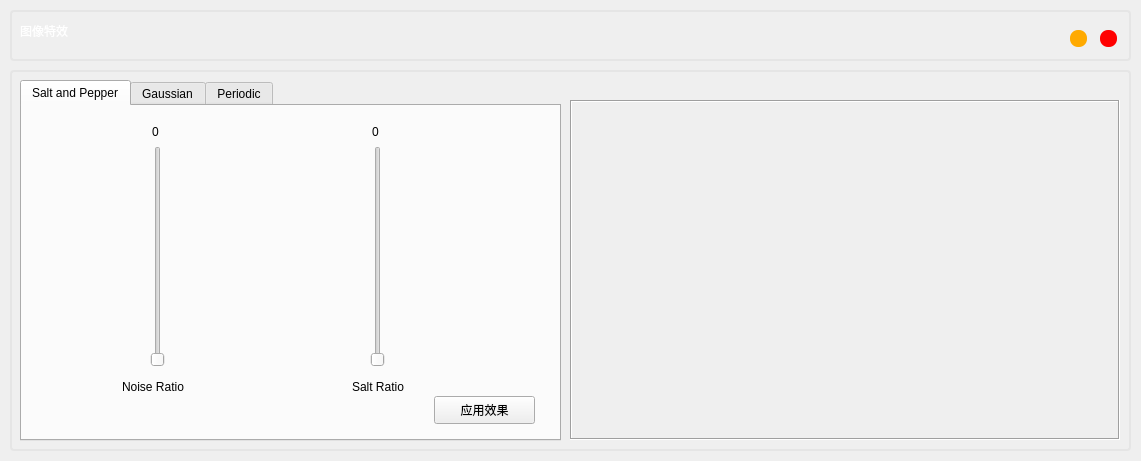
<?xml version="1.0" encoding="UTF-8"?>
<ui version="4.0">
 <class>noiseAddDialog</class>
 <widget class="QDialog" name="noiseAddDialog">
  <property name="geometry">
   <rect>
    <x>0</x>
    <y>0</y>
    <width>1141</width>
    <height>461</height>
   </rect>
  </property>
  <property name="sizePolicy">
   <sizepolicy hsizetype="Fixed" vsizetype="Fixed">
    <horstretch>0</horstretch>
    <verstretch>0</verstretch>
   </sizepolicy>
  </property>
  <property name="minimumSize">
   <size>
    <width>1141</width>
    <height>461</height>
   </size>
  </property>
  <property name="maximumSize">
   <size>
    <width>1141</width>
    <height>461</height>
   </size>
  </property>
  <property name="windowTitle">
   <string>Add Noise</string>
  </property>
  <widget class="QFrame" name="frame">
   <property name="geometry">
    <rect>
     <x>10</x>
     <y>10</y>
     <width>1121</width>
     <height>51</height>
    </rect>
   </property>
   <property name="styleSheet">
    <string notr="true">QFrame#frame{
border-radius: 4px;
border: 2px solid rgb(229, 229, 229);
}</string>
   </property>
   <property name="frameShape">
    <enum>QFrame::StyledPanel</enum>
   </property>
   <property name="frameShadow">
    <enum>QFrame::Raised</enum>
   </property>
   <widget class="QLabel" name="label_15">
    <property name="geometry">
     <rect>
      <x>10</x>
      <y>0</y>
      <width>401</width>
      <height>41</height>
     </rect>
    </property>
    <property name="styleSheet">
     <string notr="true">color: #FFF;
font: 75 20pt &quot;Berlin Sans FB Demi&quot;;</string>
    </property>
    <property name="text">
     <string>图像特效</string>
    </property>
    <property name="textFormat">
     <enum>Qt::PlainText</enum>
    </property>
   </widget>
   <widget class="QPushButton" name="close_button">
    <property name="geometry">
     <rect>
      <x>1090</x>
      <y>20</y>
      <width>17</width>
      <height>17</height>
     </rect>
    </property>
    <property name="minimumSize">
     <size>
      <width>16</width>
      <height>16</height>
     </size>
    </property>
    <property name="maximumSize">
     <size>
      <width>17</width>
      <height>17</height>
     </size>
    </property>
    <property name="styleSheet">
     <string notr="true">QPushButton {
	border: none;
	border-radius: 8px;
	background-color: rgb(255, 0, 0);
}

QPushButton:hover {
	background-color: rgba(255, 0, 0, 150);
}</string>
    </property>
    <property name="text">
     <string/>
    </property>
   </widget>
   <widget class="QPushButton" name="minimize_button">
    <property name="geometry">
     <rect>
      <x>1060</x>
      <y>20</y>
      <width>17</width>
      <height>17</height>
     </rect>
    </property>
    <property name="minimumSize">
     <size>
      <width>16</width>
      <height>16</height>
     </size>
    </property>
    <property name="maximumSize">
     <size>
      <width>17</width>
      <height>17</height>
     </size>
    </property>
    <property name="styleSheet">
     <string notr="true">QPushButton {
	border: none;
	border-radius: 8px;
	background-color: rgb(255, 170, 0);
}
QPushButton:hover {
background-color: rgba(255, 170, 0, 150);
}</string>
    </property>
    <property name="text">
     <string/>
    </property>
   </widget>
  </widget>
  <widget class="QFrame" name="frame_2">
   <property name="geometry">
    <rect>
     <x>10</x>
     <y>70</y>
     <width>1121</width>
     <height>381</height>
    </rect>
   </property>
   <property name="styleSheet">
    <string notr="true">QFrame#frame_2{
border-radius: 4px;
border: 2px solid rgb(229, 229, 229);
}</string>
   </property>
   <property name="frameShape">
    <enum>QFrame::StyledPanel</enum>
   </property>
   <property name="frameShadow">
    <enum>QFrame::Raised</enum>
   </property>
   <widget class="QLabel" name="image_label">
    <property name="geometry">
     <rect>
      <x>560</x>
      <y>30</y>
      <width>550</width>
      <height>340</height>
     </rect>
    </property>
    <property name="frameShape">
     <enum>QFrame::Box</enum>
    </property>
    <property name="frameShadow">
     <enum>QFrame::Sunken</enum>
    </property>
    <property name="text">
     <string/>
    </property>
    <property name="alignment">
     <set>Qt::AlignCenter</set>
    </property>
   </widget>
   <widget class="QTabWidget" name="tabs">
    <property name="geometry">
     <rect>
      <x>10</x>
      <y>10</y>
      <width>541</width>
      <height>361</height>
     </rect>
    </property>
    <property name="whatsThis">
     <string/>
    </property>
    <property name="currentIndex">
     <number>0</number>
    </property>
    <widget class="QWidget" name="tab">
     <attribute name="title">
      <string>Salt and Pepper</string>
     </attribute>
     <widget class="QSlider" name="slider2">
      <property name="geometry">
       <rect>
        <x>340</x>
        <y>40</y>
        <width>31</width>
        <height>221</height>
       </rect>
      </property>
      <property name="minimum">
       <number>0</number>
      </property>
      <property name="maximum">
       <number>100</number>
      </property>
      <property name="singleStep">
       <number>1</number>
      </property>
      <property name="value">
       <number>0</number>
      </property>
      <property name="tracking">
       <bool>true</bool>
      </property>
      <property name="orientation">
       <enum>Qt::Vertical</enum>
      </property>
     </widget>
     <widget class="QLabel" name="slider2_counter">
      <property name="geometry">
       <rect>
        <x>350</x>
        <y>10</y>
        <width>31</width>
        <height>31</height>
       </rect>
      </property>
      <property name="text">
       <string>0</string>
      </property>
      <property name="textFormat">
       <enum>Qt::AutoText</enum>
      </property>
     </widget>
     <widget class="QPushButton" name="apply_button">
      <property name="enabled">
       <bool>true</bool>
      </property>
      <property name="geometry">
       <rect>
        <x>412</x>
        <y>290</y>
        <width>101</width>
        <height>28</height>
       </rect>
      </property>
      <property name="text">
       <string>应用效果</string>
      </property>
     </widget>
     <widget class="QLabel" name="label_3">
      <property name="geometry">
       <rect>
        <x>330</x>
        <y>270</y>
        <width>71</width>
        <height>21</height>
       </rect>
      </property>
      <property name="text">
       <string>Salt Ratio</string>
      </property>
      <property name="textFormat">
       <enum>Qt::AutoText</enum>
      </property>
     </widget>
     <widget class="QLabel" name="slider1_counter">
      <property name="geometry">
       <rect>
        <x>130</x>
        <y>10</y>
        <width>31</width>
        <height>31</height>
       </rect>
      </property>
      <property name="text">
       <string>0</string>
      </property>
      <property name="textFormat">
       <enum>Qt::AutoText</enum>
      </property>
     </widget>
     <widget class="QSlider" name="slider1">
      <property name="geometry">
       <rect>
        <x>120</x>
        <y>40</y>
        <width>31</width>
        <height>221</height>
       </rect>
      </property>
      <property name="minimum">
       <number>0</number>
      </property>
      <property name="maximum">
       <number>100</number>
      </property>
      <property name="singleStep">
       <number>1</number>
      </property>
      <property name="value">
       <number>0</number>
      </property>
      <property name="tracking">
       <bool>true</bool>
      </property>
      <property name="orientation">
       <enum>Qt::Vertical</enum>
      </property>
     </widget>
     <widget class="QLabel" name="label_4">
      <property name="geometry">
       <rect>
        <x>100</x>
        <y>270</y>
        <width>71</width>
        <height>21</height>
       </rect>
      </property>
      <property name="text">
       <string>Noise Ratio</string>
      </property>
      <property name="textFormat">
       <enum>Qt::AutoText</enum>
      </property>
     </widget>
    </widget>
    <widget class="QWidget" name="tab_2">
     <attribute name="title">
      <string>Gaussian</string>
     </attribute>
     <widget class="QLabel" name="slider3_counter">
      <property name="geometry">
       <rect>
        <x>130</x>
        <y>10</y>
        <width>31</width>
        <height>31</height>
       </rect>
      </property>
      <property name="text">
       <string>0</string>
      </property>
      <property name="textFormat">
       <enum>Qt::AutoText</enum>
      </property>
     </widget>
     <widget class="QPushButton" name="apply_button_1">
      <property name="enabled">
       <bool>true</bool>
      </property>
      <property name="geometry">
       <rect>
        <x>412</x>
        <y>290</y>
        <width>101</width>
        <height>28</height>
       </rect>
      </property>
      <property name="text">
       <string>应用效果</string>
      </property>
     </widget>
     <widget class="QSlider" name="slider3">
      <property name="geometry">
       <rect>
        <x>120</x>
        <y>40</y>
        <width>31</width>
        <height>221</height>
       </rect>
      </property>
      <property name="minimum">
       <number>0</number>
      </property>
      <property name="maximum">
       <number>100</number>
      </property>
      <property name="singleStep">
       <number>1</number>
      </property>
      <property name="tracking">
       <bool>true</bool>
      </property>
      <property name="orientation">
       <enum>Qt::Vertical</enum>
      </property>
     </widget>
     <widget class="QLabel" name="label_9">
      <property name="geometry">
       <rect>
        <x>120</x>
        <y>270</y>
        <width>71</width>
        <height>21</height>
       </rect>
      </property>
      <property name="text">
       <string>Mean</string>
      </property>
      <property name="textFormat">
       <enum>Qt::AutoText</enum>
      </property>
     </widget>
     <widget class="QSlider" name="slider4">
      <property name="geometry">
       <rect>
        <x>340</x>
        <y>40</y>
        <width>31</width>
        <height>221</height>
       </rect>
      </property>
      <property name="minimum">
       <number>0</number>
      </property>
      <property name="maximum">
       <number>1000</number>
      </property>
      <property name="singleStep">
       <number>1</number>
      </property>
      <property name="tracking">
       <bool>true</bool>
      </property>
      <property name="orientation">
       <enum>Qt::Vertical</enum>
      </property>
     </widget>
     <widget class="QLabel" name="label_10">
      <property name="geometry">
       <rect>
        <x>330</x>
        <y>270</y>
        <width>71</width>
        <height>21</height>
       </rect>
      </property>
      <property name="text">
       <string>Variance</string>
      </property>
      <property name="textFormat">
       <enum>Qt::AutoText</enum>
      </property>
     </widget>
     <widget class="QLabel" name="slider4_counter">
      <property name="geometry">
       <rect>
        <x>350</x>
        <y>10</y>
        <width>31</width>
        <height>31</height>
       </rect>
      </property>
      <property name="text">
       <string>0</string>
      </property>
      <property name="textFormat">
       <enum>Qt::AutoText</enum>
      </property>
     </widget>
    </widget>
    <widget class="QWidget" name="tab_3">
     <attribute name="title">
      <string>Periodic</string>
     </attribute>
     <widget class="QLabel" name="slider5_counter">
      <property name="geometry">
       <rect>
        <x>90</x>
        <y>30</y>
        <width>31</width>
        <height>31</height>
       </rect>
      </property>
      <property name="text">
       <string>0</string>
      </property>
      <property name="textFormat">
       <enum>Qt::AutoText</enum>
      </property>
     </widget>
     <widget class="QLabel" name="label_11">
      <property name="geometry">
       <rect>
        <x>90</x>
        <y>290</y>
        <width>21</width>
        <height>21</height>
       </rect>
      </property>
      <property name="text">
       <string>A</string>
      </property>
      <property name="textFormat">
       <enum>Qt::AutoText</enum>
      </property>
     </widget>
     <widget class="QPushButton" name="apply_button_2">
      <property name="enabled">
       <bool>true</bool>
      </property>
      <property name="geometry">
       <rect>
        <x>412</x>
        <y>290</y>
        <width>101</width>
        <height>28</height>
       </rect>
      </property>
      <property name="text">
       <string>应用效果</string>
      </property>
     </widget>
     <widget class="QSlider" name="slider5">
      <property name="geometry">
       <rect>
        <x>80</x>
        <y>60</y>
        <width>31</width>
        <height>221</height>
       </rect>
      </property>
      <property name="minimum">
       <number>0</number>
      </property>
      <property name="maximum">
       <number>300</number>
      </property>
      <property name="singleStep">
       <number>1</number>
      </property>
      <property name="tracking">
       <bool>true</bool>
      </property>
      <property name="orientation">
       <enum>Qt::Vertical</enum>
      </property>
     </widget>
     <widget class="QLabel" name="slider6_counter">
      <property name="geometry">
       <rect>
        <x>150</x>
        <y>30</y>
        <width>31</width>
        <height>31</height>
       </rect>
      </property>
      <property name="text">
       <string>0</string>
      </property>
      <property name="textFormat">
       <enum>Qt::AutoText</enum>
      </property>
     </widget>
     <widget class="QLabel" name="label_12">
      <property name="geometry">
       <rect>
        <x>150</x>
        <y>290</y>
        <width>21</width>
        <height>21</height>
       </rect>
      </property>
      <property name="text">
       <string>U</string>
      </property>
      <property name="textFormat">
       <enum>Qt::AutoText</enum>
      </property>
     </widget>
     <widget class="QSlider" name="slider6">
      <property name="geometry">
       <rect>
        <x>140</x>
        <y>60</y>
        <width>31</width>
        <height>221</height>
       </rect>
      </property>
      <property name="minimum">
       <number>0</number>
      </property>
      <property name="maximum">
       <number>100</number>
      </property>
      <property name="singleStep">
       <number>1</number>
      </property>
      <property name="tracking">
       <bool>true</bool>
      </property>
      <property name="orientation">
       <enum>Qt::Vertical</enum>
      </property>
     </widget>
     <widget class="QLabel" name="label_13">
      <property name="geometry">
       <rect>
        <x>210</x>
        <y>290</y>
        <width>16</width>
        <height>21</height>
       </rect>
      </property>
      <property name="text">
       <string>V</string>
      </property>
      <property name="textFormat">
       <enum>Qt::AutoText</enum>
      </property>
     </widget>
     <widget class="QSlider" name="slider7">
      <property name="geometry">
       <rect>
        <x>200</x>
        <y>60</y>
        <width>31</width>
        <height>221</height>
       </rect>
      </property>
      <property name="minimum">
       <number>0</number>
      </property>
      <property name="maximum">
       <number>100</number>
      </property>
      <property name="singleStep">
       <number>1</number>
      </property>
      <property name="tracking">
       <bool>true</bool>
      </property>
      <property name="orientation">
       <enum>Qt::Vertical</enum>
      </property>
     </widget>
     <widget class="QLabel" name="slider7_counter">
      <property name="geometry">
       <rect>
        <x>210</x>
        <y>30</y>
        <width>31</width>
        <height>31</height>
       </rect>
      </property>
      <property name="text">
       <string>0</string>
      </property>
      <property name="textFormat">
       <enum>Qt::AutoText</enum>
      </property>
     </widget>
     <widget class="QLabel" name="label_14">
      <property name="geometry">
       <rect>
        <x>270</x>
        <y>290</y>
        <width>16</width>
        <height>21</height>
       </rect>
      </property>
      <property name="text">
       <string>T</string>
      </property>
      <property name="textFormat">
       <enum>Qt::AutoText</enum>
      </property>
     </widget>
     <widget class="QLabel" name="slider8_counter">
      <property name="geometry">
       <rect>
        <x>270</x>
        <y>30</y>
        <width>31</width>
        <height>31</height>
       </rect>
      </property>
      <property name="text">
       <string>1</string>
      </property>
      <property name="textFormat">
       <enum>Qt::AutoText</enum>
      </property>
     </widget>
     <widget class="QSlider" name="slider8">
      <property name="geometry">
       <rect>
        <x>260</x>
        <y>60</y>
        <width>31</width>
        <height>221</height>
       </rect>
      </property>
      <property name="minimum">
       <number>1</number>
      </property>
      <property name="maximum">
       <number>200</number>
      </property>
      <property name="singleStep">
       <number>1</number>
      </property>
      <property name="tracking">
       <bool>true</bool>
      </property>
      <property name="orientation">
       <enum>Qt::Vertical</enum>
      </property>
     </widget>
     <widget class="QLabel" name="label">
      <property name="geometry">
       <rect>
        <x>60</x>
        <y>0</y>
        <width>251</width>
        <height>31</height>
       </rect>
      </property>
      <property name="styleSheet">
       <string notr="true">font-size: 20px;</string>
      </property>
      <property name="text">
       <string>Noise = A*Sin((ux + vy)/t)</string>
      </property>
     </widget>
    </widget>
   </widget>
  </widget>
 </widget>
 <resources/>
 <connections/>
</ui>
